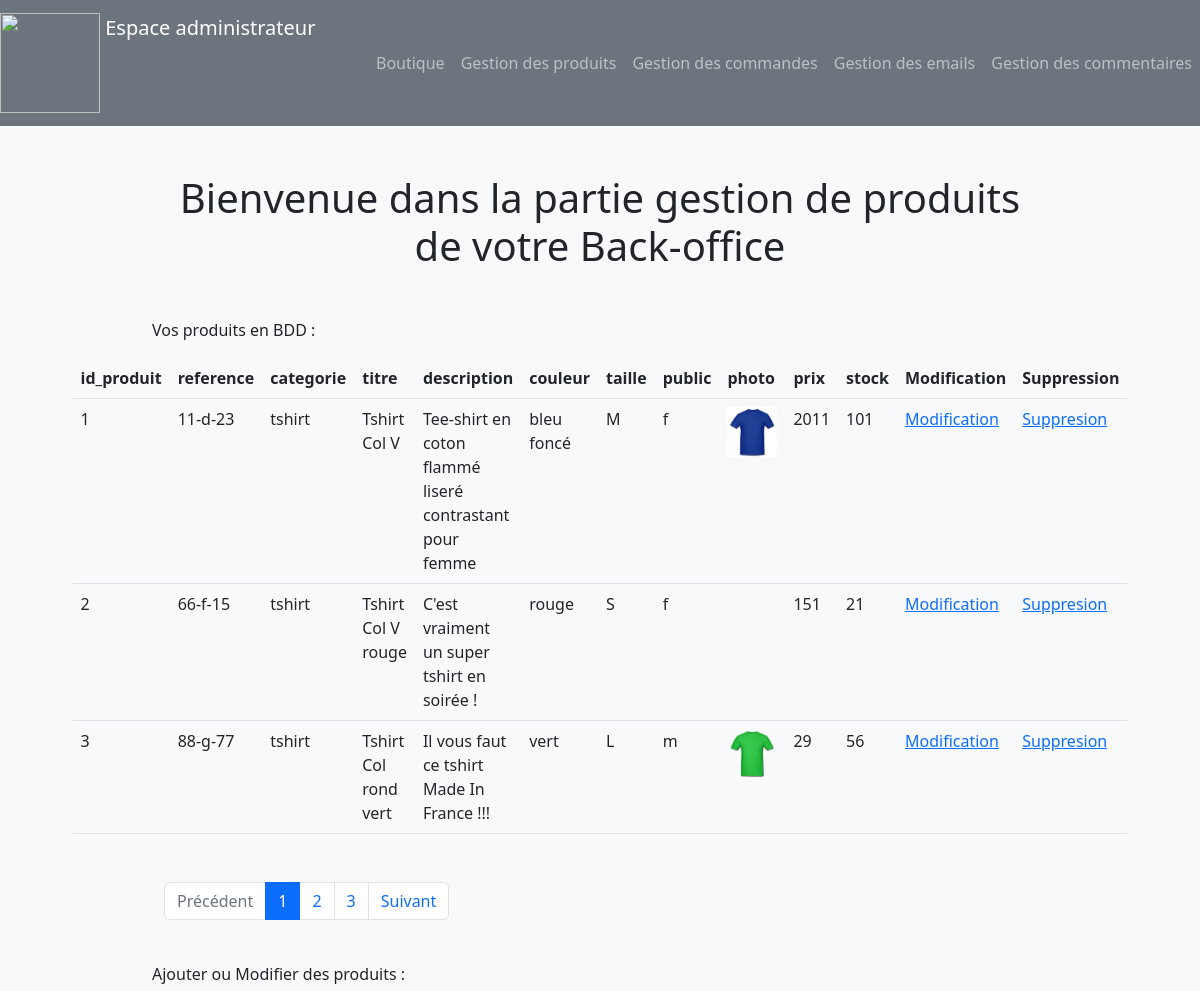
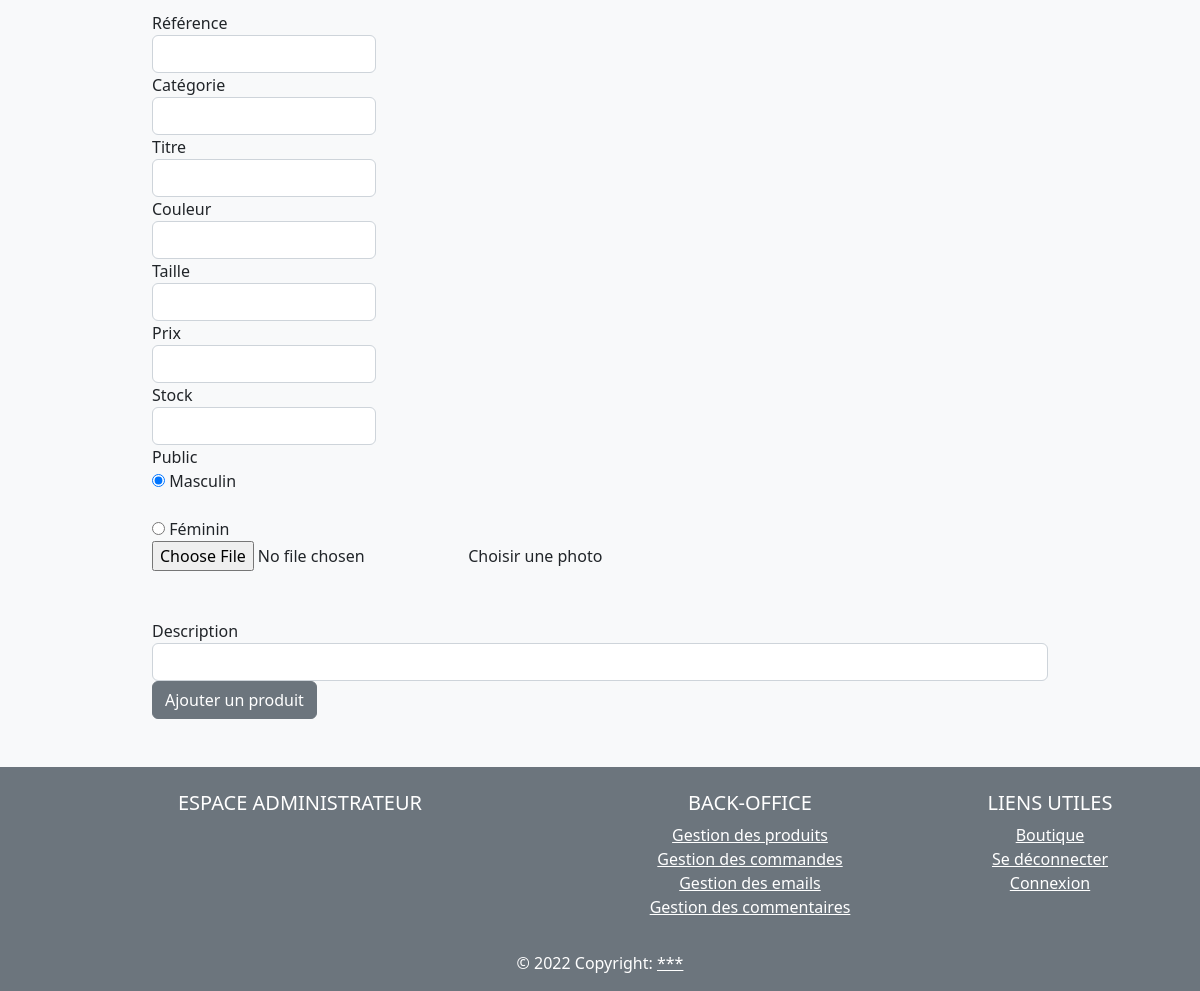
The page /admin/gestion_produits.php on the database its author committed (2 pictures, top to bottom).
### tables this page shows
CREATE TABLE `produit` (
  `id_produit` int(3) NOT NULL,
  `reference` varchar(20) NOT NULL,
  `categorie` varchar(20) NOT NULL,
  `titre` varchar(100) NOT NULL,
  `description` text NOT NULL,
  `couleur` varchar(20) NOT NULL,
  `taille` varchar(5) NOT NULL,
  `public` enum('m','f','mixte') NOT NULL,
  `photo` varchar(250) NOT NULL,
  `prix` int(3) NOT NULL,
  `stock` int(3) NOT NULL
);

### inc/fonction.php (called while the page is built, shortened)
<?php
    function pagination($pdo, $nombreArticlePagePage, $requeteSQL) {
        $articlesParPage = $nombreArticlePagePage;
        if(isset($_GET["page"]) && !empty($_GET["page"])) {
            $pageEnCours = $_GET["page"];
        } else {
            $pageEnCours = 1;
        }
        $nbrArticles = $pdo->query($requeteSQL)->fetchColumn();
        $pages = ceil($nbrArticles / $articlesParPage);
        $premierArticle = ($pageEnCours * $articlesParPage)  - $articlesParPage;
        $elemForPagination = ["nbrArticles" => $nbrArticles, "pages" => $pages, "premierArticle" => $premierArticle, "pageEnCours" => $pageEnCours];
        return $elemForPagination;
    }
?>

### admin/gestion_produits.php (the view, shortened to what this page needs)
<?php
require_once("../inc/init.php");
    $elementsPourLaPagination = pagination($pdo, 3, "SELECT COUNT(*) FROM produit");
$stmt = $pdo->query("SELECT * FROM produit LIMIT $elementsPourLaPagination[premierArticle], 3");
$reference = (isset($produit)) ? $produit["reference"] : "";
$categorie = (isset($produit)) ? $produit["categorie"] : "";
$titre = (isset($produit)) ? $produit["titre"] : "";
$description = (isset($produit)) ? $produit["description"] : "";
$couleur = (isset($produit)) ? $produit["couleur"] : "";
$taille = (isset($produit)) ? $produit["taille"] : "";
$prix = (isset($produit)) ? $produit["prix"] : "";
$stock = (isset($produit)) ? $produit["stock"] : "";
require_once("inc/header.php");
?>
<h1 class='mb-5 text-center'>Bienvenue dans la partie gestion de produits de votre Back-office</h1>
<p>Vos produits en BDD :</p>
<table class="table mb-5">
  <thead class="thead-dark">
    <tr>
        <?php for ($i = 0; $i < $stmt->columnCount(); $i++) {
            $col = $stmt->getColumnMeta($i); ?>
            <th scope="col"><?= $col['name']; ?></th>
        <?php } ?>
        <th scope="col"> Modification  </th>
        <th scope="col"> Suppression  </th>
    </tr>
  </thead>
  <tbody>
        <?php foreach($stmt->fetchAll(PDO::FETCH_ASSOC) as $index => $produit) { ?>
            <tr>
                <?php foreach($produit as $index => $valeur) {
                    if($index == 'photo') { ?>
                        <td> <img style="width:50px" src="<?= $valeur; ?>" alt=""> </td>
                    <?php } else { ?>
                        <td> <?php echo $produit[$index];  ?> </td>
                    <?php } ?>
                <?php } ?>
                <td> <a href="?action=modification&id_produit=<?= $produit["id_produit"]?>#ajout_modif"> Modification </a> </td>
                <td> <a href="?action=suppression&id_produit=<?= $produit["id_produit"]?>"> Suppresion </a> </td>
            </tr>
       <?php } ?>
  </tbody>
</table>
<div class="row col-md-12">
    <nav aria-label="Page navigation example">
    <ul class="pagination">
        <li class="page-item <?php echo ($elementsPourLaPagination["pageEnCours"] == 1) ? "disabled" : ""; ?>">
            <a class="page-link" href="?page=<?php echo $elementsPourLaPagination["pageEnCours"] - 1; ?>">Précédent</a>
        </li>
        <?php for($page = 1; $page <= $elementsPourLaPagination["pages"]; $page++) { ?>
            <li class="page-item <?php echo ($elementsPourLaPagination["pageEnCours"] == $page) ? "active" : ""; ?>">
                <a class="page-link" href="?page=<?php echo $page; ?>"><?php echo $page; ?></a>
            </li>
        <?php } ?>
        <li class="page-item <?php echo ($elementsPourLaPagination["pageEnCours"] == $elementsPourLaPagination["pages"]) ? "disabled" : ""; ?>">
            <a class="page-link" href="?page=<?php echo $elementsPourLaPagination["pageEnCours"] + 1; ?>">Suivant</a>
        </li>
    </ul>
    </nav>
</div>
<p id="ajout_modif">Ajouter ou Modifier des produits :</p>
<form action="" method="POST" enctype="multipart/form-data">
    <div class="form-row">
        <div class="form-group col-md-3">
            <label for="reference">Référence</label>
            <input type="text" class="form-control" id="reference" name="reference" value="<?= $reference; ?>">
        </div>
        <div class="form-group col-md-3">
            <label for="categorie">Catégorie</label>
            <input type="text" class="form-control" id="categorie" name="categorie" value="<?= $categorie; ?>">
        </div>
        <div class="form-group col-md-3">
            <label for="titre">Titre</label>
            <input type="text" class="form-control" id="titre" name="titre" value="<?= $titre; ?>">
        </div>
        <div class="form-group col-md-3">
            <label for="couleur">Couleur</label>
            <input type="text" class="form-control" id="couleur" name="couleur" value="<?= $couleur; ?>">
        </div>
        <div class="form-group col-md-3">
            <label for="taille">Taille</label>
            <input type="text" class="form-control" id="taille" name="taille" value="<?= $taille; ?>">
        </div>
        <div class="form-group col-md-3">
            <label for="prix">Prix</label>
            <input type="text" class="form-control" id="prix" name="prix" value="<?= $prix; ?>">
        </div>
        <div class="form-group col-md-3">
            <label for="stock">Stock</label>
            <input type="text" class="form-control" id="stock" name="stock" value="<?= $stock; ?>">
        </div>
        <div class="form-group col-md-2">
            <label for="public_m">Public</label>
            <div class="custom-control custom-radio">
                <input type="radio" id="public_m" name="public" class="custom-control-input" value="m" checked>
                <label class="custom-control-label" for="public_m">Masculin</label>
            </div>
        </div>
        <div class="form-group col-md-2">
            <label for="public_f" style="color:transparent">Public</label>
            <div class="custom-control custom-radio">
                <input type="radio" id="public_f" name="public" class="custom-control-input" value="f">
                <label class="custom-control-label" for="public_f">Féminin</label>
            </div>
        </div>
        <div class="custom-file mb-5">
            <input type="file" class="custom-file-input" id="maPhoto" name="maPhoto">
            <label class="custom-file-label" for="maPhoto">Choisir une photo</label>
        </div>
        <div class="form-group col-md-12">
            <label for="description">Description</label>
            <input type="text" class="form-control" id="description" name="description" value="<?= $description; ?>">
        </div>
        <?php if(isset($_GET["action"]) && $_GET["action"] == "modification") { ?>
            <button type="submit" class="btn btn-secondary" name="modifierProduit">Modifier un produit</button>
        <?php } else { ?>
            <button type="submit" class="btn btn-secondary" name="ajouterProduit">Ajouter un produit</button>
        <?php } ?>
    </div>
</form>
<?php
    require_once("inc/footer.php");
?>

### admin/inc/css/style.css (style rules this page uses)
nav { min-height: 10vh; }

### rows shown on the page
produit: id_produit "1", reference "11-d-23", categorie "tshirt", titre "Tshirt Col V", description "Tee-shirt en coton flammé liseré contrastant pour femme", couleur "bleu foncé", taille "M", public "f", photo (picture), prix "2011", stock "101"
produit: id_produit "2", reference "66-f-15", categorie "tshirt", titre "Tshirt Col V rouge", description "C'est vraiment un super tshirt en soirée !", couleur "rouge", taille "S", public "f", prix "151", stock "21"
produit: id_produit "3", reference "88-g-77", categorie "tshirt", titre "Tshirt Col rond vert", description "Il vous faut ce tshirt Made In France !!!", couleur "vert", taille "L", public "m", photo (picture), prix "29", stock "56"

### other values the page prints
$col['name'] "id_produit"
$col['name'] "reference"
$col['name'] "categorie"
$col['name'] "titre"
$col['name'] "description"
$col['name'] "couleur"
$col['name'] "taille"
$col['name'] "public"
$col['name'] "photo"
$col['name'] "prix"
$col['name'] "stock"
